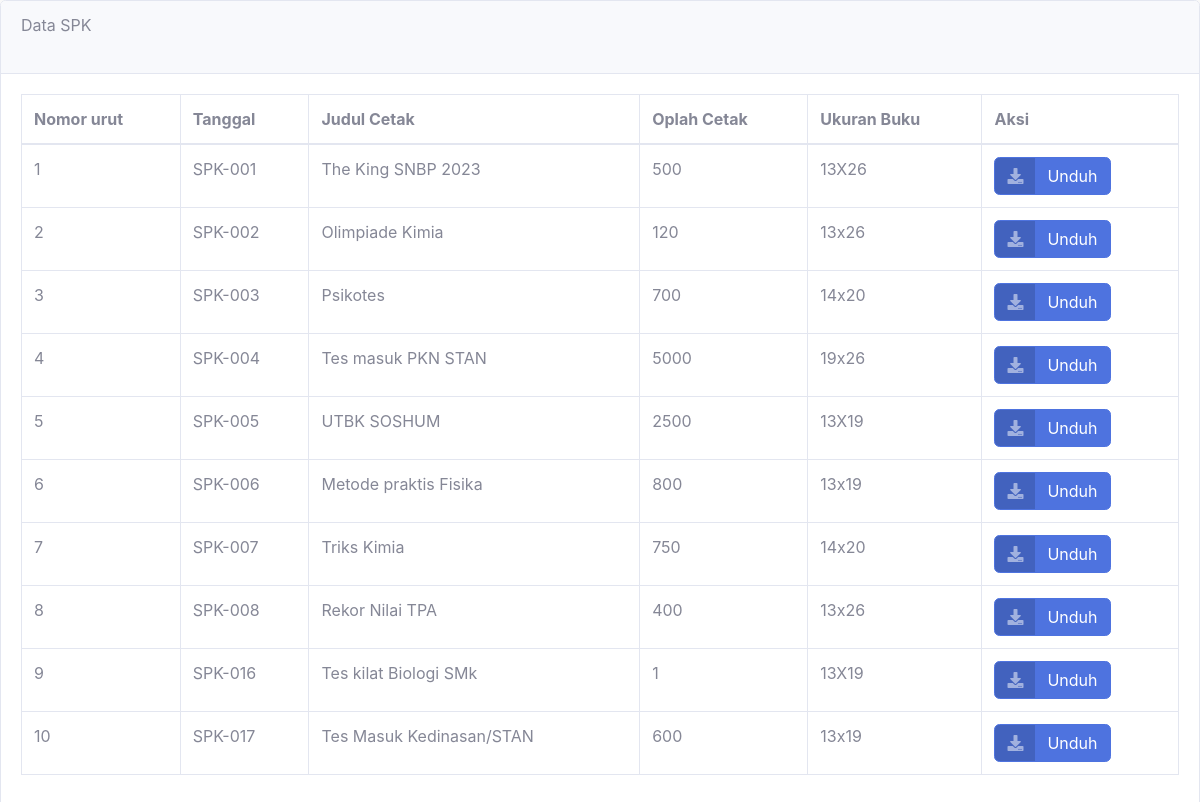
Screenshot of /data_spk_produksi.php with the database file from the repository.
### tables this page shows
CREATE TABLE `spk` (
  `id_spk` int NOT NULL,
  `id_pengguna` int NOT NULL,
  `no_spk` varchar(100) NOT NULL,
  `judul_buku` varchar(100) NOT NULL,
  `no_isbn` varchar(100) NOT NULL,
  `tanggal` date NOT NULL,
  `tanggal_permintaan_selesai` date NOT NULL,
  `oplah_cetak` int NOT NULL,
  `oplah_insheet` int NOT NULL,
  `ukuran_buku` varchar(100) NOT NULL,
  `jumlah_halaman` int NOT NULL,
  `jumlah_catern` int NOT NULL,
  `jumlah_plat` int NOT NULL,
  `ukuran_kertas` varchar(100) NOT NULL,
  `kebutuhan_kertas` varchar(100) NOT NULL,
  `mesin_cetak` varchar(100) NOT NULL
);

### data_spk_produksi.php (the view, shortened to what this page needs)
<!DOCTYPE html>
<html lang="en">
<head>
    <link href="vendor/fontawesome-free/css/all.min.css" rel="stylesheet" type="text/css">
    <link href="css/sb-admin-2.min.css" rel="stylesheet">
</head>
<body id="page-top">
    <div class="card shadow">
        <div class="card-header">
            Data SPK
            <br>
            <br>
        </div>
        <div class="card-body">
            <div class="table-responsive">
                <table class="table table-bordered">
                    <thead>
                        <tr>
                            <th>Nomor urut</th>
                            <th>Tanggal</th>
                            <th>Judul Cetak</th>
                            <th>Oplah Cetak</th>
                            <th>Ukuran Buku</th>
                            <th>Aksi</th>
                        </tr>
                    </thead>
                    <tbody>
                        <?php
                        require 'koneksi.php';
                        $sql = "select * from spk";
                        $result = mysqli_query($conn, $sql);
                        $data = mysqli_fetch_all($result, MYSQLI_ASSOC);
                        $nomor_urut = 1;
                        foreach ($data as $data) {
                        ?>
                            <tr>
                                <td><?php echo $nomor_urut++; ?></td>
                                <td><?php echo $data['no_spk']; ?></td>
                                <td><?php echo $data['judul_buku']; ?></td>
                                <td><?php echo $data['oplah_cetak']; ?></td>
                                <td><?php echo $data['ukuran_buku']; ?></td>
                                <td>
                                    <a href="unduh_spk.php?id_spk=<?php echo $data['id_spk']; ?>" class="btn btn-primary btn-icon-split">
                                        <span class="icon text-white-50">
                                            <i class="fas fa-download"></i>
                                        </span>
                                        <span class="text">Unduh</span>
                                    </a>
                                </td>
                            </tr>
                        <?php
                        }
                        ?>
                    </tbody>
                </table>
            </div>
        </div>
    </div>
</body>
</html>

### rows the page displays
spk: no_spk "SPK-001", judul_buku "The King SNBP 2023", oplah_cetak "500", ukuran_buku "13X26"
spk: no_spk "SPK-002", judul_buku "Olimpiade Kimia", oplah_cetak "120", ukuran_buku "13x26"
spk: no_spk "SPK-003", judul_buku "Psikotes", oplah_cetak "700", ukuran_buku "14x20"
spk: no_spk "SPK-004", judul_buku "Tes masuk PKN STAN", oplah_cetak "5000", ukuran_buku "19x26"
spk: no_spk "SPK-005", judul_buku "UTBK SOSHUM", oplah_cetak "2500", ukuran_buku "13X19"
spk: no_spk "SPK-006", judul_buku "Metode praktis Fisika", oplah_cetak "800", ukuran_buku "13x19"
spk: no_spk "SPK-007", judul_buku "Triks Kimia", oplah_cetak "750", ukuran_buku "14x20"
spk: no_spk "SPK-008", judul_buku "Rekor Nilai TPA", oplah_cetak "400", ukuran_buku "13x26"
spk: no_spk "SPK-016", judul_buku "Tes kilat Biologi SMk", oplah_cetak "1", ukuran_buku "13X19"
spk: no_spk "SPK-017", judul_buku "Tes Masuk Kedinasan/STAN", oplah_cetak "600", ukuran_buku "13x19"
